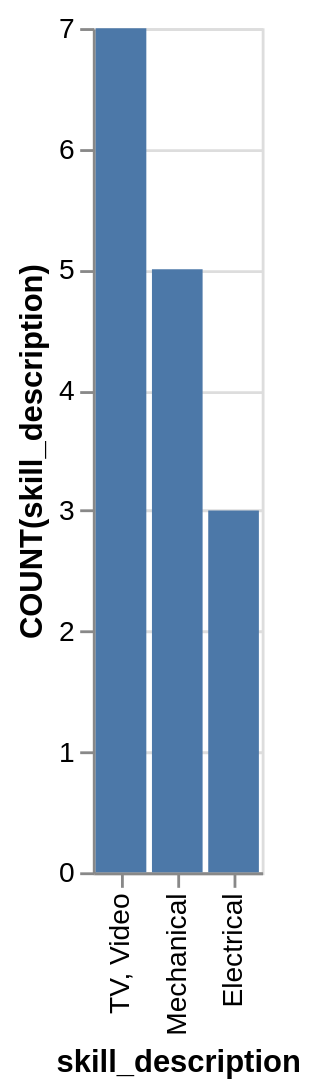

Write the Vega-Lite specification saved for this chart.
### Vega-Lite specification from a JSON file in a GitHub repository (floating-point values rounded to 4 significant figures)
{"data": {"values": [{"x_data": "TV, Video", "y_data": 7}, {"x_data": "Mechanical", "y_data": 5}, {"x_data": "Electrical", "y_data": 3}]}, "mark": "bar", "encoding": {"x": {"field": "x_data", "type": "nominal", "title": "skill_description", "sort": "descending"}, "y": {"field": "y_data", "type": "quantitative", "title": "COUNT(skill_description)"}}}
